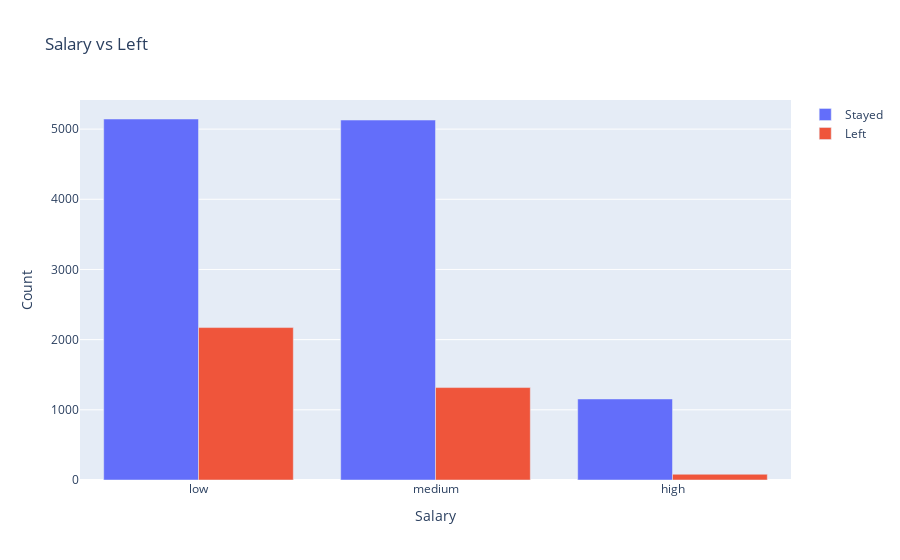

Notebook code cell kept with this figure:
### Code cell
import plotly.graph_objects as go

fig = go.Figure()

fig.add_trace(go.Bar(
    x=left_0.index,
    y=left_0.values,
    name='Stayed'
))

fig.add_trace(go.Bar(
    x=left_1.index,
    y=left_1.values,
    name='Left'
))

fig.update_layout(
    title='Salary vs Left',
    xaxis_title='Salary',
    yaxis_title='Count'
)

fig.show()

### Figure 1 — Plotly figure (JSON) as saved in the notebook; plotly's stock layout.template omitted (floating-point values rounded to 4 significant figures)
{"data": [{"name": "Stayed", "type": "bar", "x": ["low", "medium", "high"], "y": [5144, 5129, 1155]}, {"name": "Left", "type": "bar", "x": ["low", "medium", "high"], "y": [2172, 1317, 82]}], "layout": {"title": {"text": "Salary vs Left"}, "xaxis": {"title": {"text": "Salary"}}, "yaxis": {"title": {"text": "Count"}}}}
